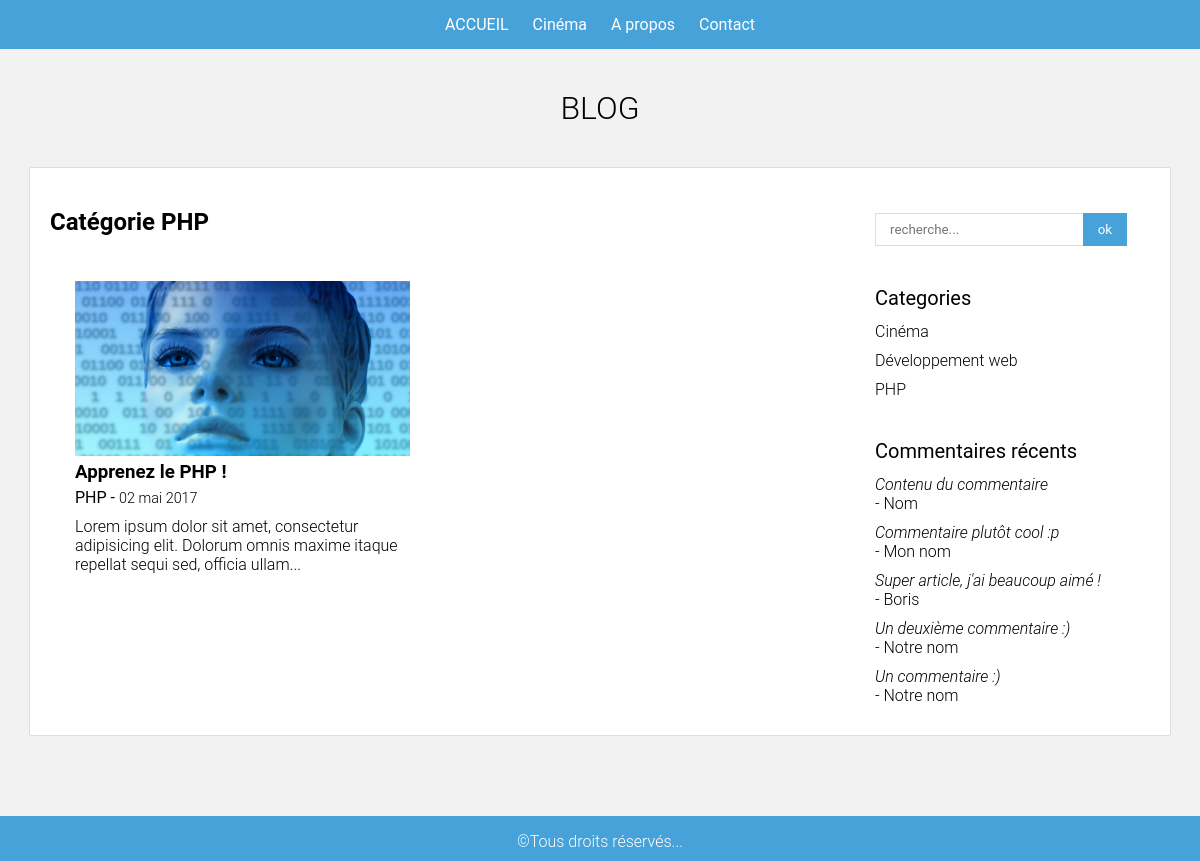
/php/index.php?categorie=php, run on the app's committed database.
### tables this page shows
CREATE TABLE `categories` (
    `id` INT(10) NOT NULL AUTO_INCREMENT,
    `categorie` VARCHAR(255) NOT NULL,
    `categorie_url` VARCHAR(255) NOT NULL,
    PRIMARY KEY (`id`)
);

CREATE TABLE `articles` (
    `id` INT(10) NOT NULL AUTO_INCREMENT,
    `titre` VARCHAR(255) NOT NULL,
    `contenu` TEXT NOT NULL,
    `categorie` VARCHAR(255) NOT NULL,
    `datetime_post` DATETIME NOT NULL DEFAULT CURRENT_TIMESTAMP(),
    PRIMARY KEY (`id`)
);

CREATE TABLE `commentaires` (
    `id` INT(10) NOT NULL AUTO_INCREMENT,
    `id_article` INT NOT NULL,
    `nom` VARCHAR(255) NOT NULL,
    `email` VARCHAR(255) NOT NULL,
    `contenu` TEXT NOT NULL,
    PRIMARY KEY (`id`)
);

### php/functions.php (called while the page is built)
<?php
function getNomCategorie($slug) {
	global $bdd;
	$categorie = $bdd->prepare('SELECT categorie FROM categories WHERE categorie_url = ?');
	$categorie->execute([$slug]);
	$categorie = $categorie->fetchColumn();
	return $categorie;
}

### php/config.php (called while the page is built, shortened)
<?php
$inscris = 'root';
try {
    $bdd = new PDO('mysql:host=localhost;dbname=Blog', $inscris);
$bdd->query('SET lc_time_names = "fr_FR"');
} catch (PDOException $e)
{
    print "Erreur !: " . $e->getMessage() . "<br/>";
    die();
}
$side_categories = $bdd->query('SELECT * FROM categories ORDER BY categorie');
$side_commentaires = $bdd->query('SELECT * FROM commentaires ORDER BY id DESC LIMIT 5');
?>

### php/index.php (the view, shortened to what this page needs)
<?php
require_once 'config.php';
require_once 'functions.php';
$info_utilisateur = '';
if(!empty($_GET['categorie'])) {
	$get_categorie = htmlspecialchars($_GET['categorie']);
	$nom_categorie = getNomCategorie($get_categorie);
	$info_utilisateur = "Catégorie ".$nom_categorie;
    $articles = $bdd->prepare('SELECT *, DATE_FORMAT(datetime_post, "%d %M %Y") date_formatee FROM articles WHERE categorie = ? ORDER BY datetime_post DESC');
    $articles->execute([$get_categorie]);
} else {
	$articles = $bdd->query('SELECT *, DATE_FORMAT(datetime_post, "%d %M %Y") date_formatee FROM articles ORDER BY datetime_post DESC');
}
?>
<!DOCTYPE html>
<html lang="en">
<head>
    <link rel="stylesheet" href="../css/style.css">
</head>
<body>
    <?php include_once "../includes/head.php" ?>
    <?php if($info_utilisateur) { ?>
<h2><?= $info_utilisateur ?></h2>
<?php } ?>
    <?php while ($a = $articles->fetch(PDO::FETCH_ASSOC)) { ?>
        <div class="article">
            <div class="image-wrapper">
                <a href="articles.php?id=<?= $a['id'] ?>">
                    <img src="../images/miniatures/<?= $a['id'] ?>.jpg" alt="<?= $a['titre'] ?>">" alt="<?= $a['titre'] ?>">
                </a>
            </div>
            <h3><a href="articles.php?id=<?= $a['id'] ?>"><?= $a['titre'] ?></a></h3>
            <span class="categorie"><?= getNomCategorie($a['categorie']) ?></span> - <span class="date">
                <?= $a['date_formatee'] ?></span>
            <p><?= substr(strip_tags(htmlspecialchars_decode($a['contenu'])), 0, 120) . '...' ?></p>
        </div>
    <?php } ?>
    <?php include_once "../includes/foot.php" ?>
</body>
</html>

### includes/foot.php (shortened to what this page needs)
</section>
        <section class="sidebar">
<form method="GET" action="index.php">
<input type="text" name="q" placeholder="recherche...">
    <input type="submit"  value="ok">
</form>
<h4>Categories</h4>
<ul>
<?php while($c = $side_categories->fetch(PDO::FETCH_ASSOC)){?>
<li><a href="index.php?categorie=<?=$c['categorie_url']?>"><?= $c['categorie']?></a></li>
<?php }?>
</ul>
<h4>Commentaires récents</h4>
<ul>
<?php while($c = $side_commentaires->fetch(PDO::FETCH_ASSOC)){?>
<li>
<a href="articles.php?id=<?= $c['id_article']?>#commentaires">
<i><?=substr($c['contenu'],0,100)?></i><br>
 - <?=$c['nom']?>
</a>
</li>
<?php }?>
</ul>
        </section>
    </div>
<footer>
<div class="container">
<p>&copy;Tous droits réservés...</p>
</div>
</footer>

### css/style.css (style rules this page uses)
html, body { margin: 0; padding: 0; font-family: Roboto, sans-serif; background-color: #f2f2f2; }
h3 { margin: 5px 0; }
.container { width: 1100px; margin: 0 auto; }
img { width: 100%; }
.image-wrapper { width: 100%; height: 175px; overflow: hidden; }
.sidebar { width: 25%; float: right; margin-top: 25px; }
.sidebar ul li { list-style: none; margin-bottom: 10px; }
.sidebar ul { padding: 0 10px 0 0; margin: 0; font-weight: 300; }
.sidebar h4 { font-size: 1.25em; font-weight: 400; margin: 40px 0 12px 0; }
a { text-decoration: none; color: #000; transition: color .3s ease; }
.article { width: 335px; display: inline-block; margin: 25px; }
p { margin: 10px 0 0 0; font-weight: 300; }
.date { font-size: 0.9em; font-weight: 300; }
input, textarea { outline: none; background-color: #fff; border: 1px solid #dddddd; padding: 8px 14px; font-family: Roboto, sans-serif; }
.sidebar input[type=text] { width: 65%; }
input[type=submit] { background: #46a2d9; border-color: #46a2d9; color: #fff; }
.sidebar input[type=submit] { left: -5px; position: relative; }
footer { background-color: #46a2d9; color: #fff; padding: 6px 0 10px 0; margin-top: 80px; text-align: center; }

### data on the page
categories: categorie "Catégorie PHP", categorie "PHP"
articles: titre "Apprenez le PHP !", categorie.categorie "PHP", date_formatee "02 mai 2017", contenu "Lorem ipsum dolor sit amet, consectetur adipisicing elit. Dolorum omnis maxime itaque repellat sequi sed, officia ullam"
categories: categorie "Cinéma"
categories: categorie "Développement web"
commentaires: contenu "Contenu du commentaire", nom "Nom"
commentaires: contenu "Commentaire plutôt cool :p", nom "Mon nom"
commentaires: contenu "Super article, j'ai beaucoup aimé !", nom "Boris"
commentaires: contenu "Un deuxième commentaire :)", nom "Notre nom"
commentaires: contenu "Un commentaire :)", nom "Notre nom"
